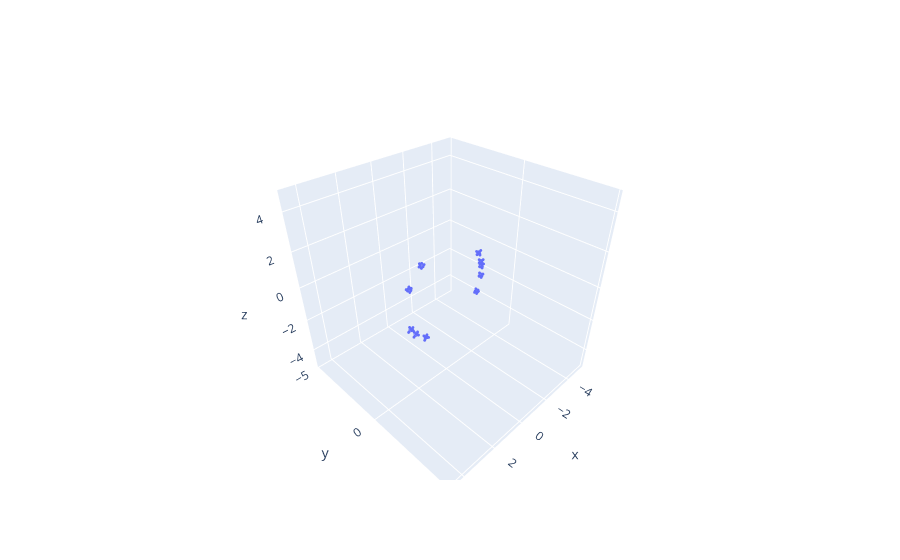

The code cell stored with this chart in its notebook:
### Code cell
from pytorch3d.renderer import look_at_view_transform
import numpy as np

Rs = []
Ts = []
for i in range(0,10):
    new_R, new_T = look_at_view_transform(dist=2.7, elev=0, azim=np.random.randint(0, 360))
    Rs.append(torch.squeeze(new_R))
    Ts.append(new_T)


Rs = torch.stack(Rs)
Ts = torch.squeeze(torch.stack(Ts, dim=0))

cameras = FoVPerspectiveCameras(R=Rs, T=Ts)
fig = make_subplots(rows=1, cols=1, specs=[[{'type': 'scatter3d'}]])
_add_camera_trace(
                    fig, cameras, "name", 0, 1, 0.1
                )
fig.show()

### Figure 1 — Plotly figure (JSON) as saved in the notebook; plotly's stock layout.template omitted (floating-point values rounded to 4 significant figures; data arrays with more than 128 entries replaced by an {"elided": "..."} marker saying what was removed)
{"data": [{"marker": {"size": 1}, "name": "name", "scene": "scene", "type": "scatter3d", "x": {"elided": "159 float values"}, "y": {"elided": "159 float values"}, "z": {"elided": "159 float values"}}], "layout": {"scene": {"domain": {"x": [0, 1], "y": [0, 1]}, "xaxis": {"range": [-5.375, 4.849]}, "yaxis": {"range": [-5.095, 5.129]}, "zaxis": {"range": [-5.231, 4.993]}}}}
